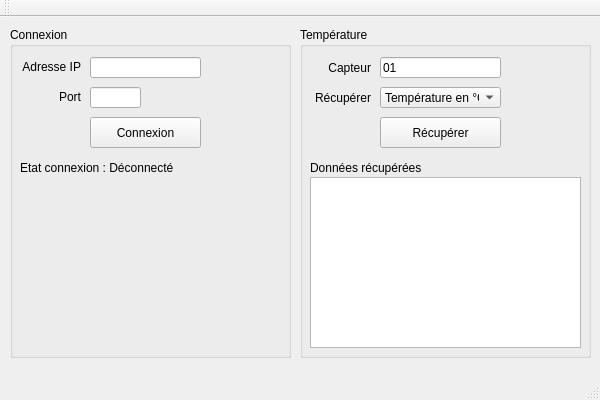
<?xml version="1.0" encoding="UTF-8"?>
<ui version="4.0">
 <class>ClientTCPIPClass</class>
 <widget class="QMainWindow" name="ClientTCPIPClass">
  <property name="geometry">
   <rect>
    <x>0</x>
    <y>0</y>
    <width>600</width>
    <height>400</height>
   </rect>
  </property>
  <property name="windowTitle">
   <string>ClientTCPIP</string>
  </property>
  <widget class="QWidget" name="centralWidget">
   <widget class="QGroupBox" name="tempGroup">
    <property name="geometry">
     <rect>
      <x>300</x>
      <y>10</y>
      <width>291</width>
      <height>331</height>
     </rect>
    </property>
    <property name="title">
     <string>Température</string>
    </property>
    <widget class="QComboBox" name="tempCombo">
     <property name="geometry">
      <rect>
       <x>80</x>
       <y>60</y>
       <width>121</width>
       <height>21</height>
      </rect>
     </property>
     <item>
      <property name="text">
       <string>Température en °C</string>
      </property>
     </item>
     <item>
      <property name="text">
       <string>Température en °F</string>
      </property>
     </item>
     <item>
      <property name="text">
       <string>Hygrométrie</string>
      </property>
     </item>
    </widget>
    <widget class="QLabel" name="tempLabel">
     <property name="geometry">
      <rect>
       <x>10</x>
       <y>60</y>
       <width>61</width>
       <height>21</height>
      </rect>
     </property>
     <property name="text">
      <string>Récupérer</string>
     </property>
     <property name="alignment">
      <set>Qt::AlignRight|Qt::AlignTrailing|Qt::AlignVCenter</set>
     </property>
    </widget>
    <widget class="QLabel" name="sensorLabel">
     <property name="geometry">
      <rect>
       <x>10</x>
       <y>30</y>
       <width>61</width>
       <height>21</height>
      </rect>
     </property>
     <property name="text">
      <string>Capteur</string>
     </property>
     <property name="alignment">
      <set>Qt::AlignRight|Qt::AlignTrailing|Qt::AlignVCenter</set>
     </property>
    </widget>
    <widget class="QPushButton" name="getButton">
     <property name="geometry">
      <rect>
       <x>80</x>
       <y>90</y>
       <width>121</width>
       <height>31</height>
      </rect>
     </property>
     <property name="cursor">
      <cursorShape>PointingHandCursor</cursorShape>
     </property>
     <property name="text">
      <string>Récupérer</string>
     </property>
    </widget>
    <widget class="QPlainTextEdit" name="dataBox">
     <property name="geometry">
      <rect>
       <x>10</x>
       <y>150</y>
       <width>271</width>
       <height>171</height>
      </rect>
     </property>
     <property name="readOnly">
      <bool>true</bool>
     </property>
     <property name="plainText">
      <string>
</string>
     </property>
     <property name="textInteractionFlags">
      <set>Qt::TextSelectableByMouse</set>
     </property>
    </widget>
    <widget class="QLabel" name="dataLabel">
     <property name="geometry">
      <rect>
       <x>10</x>
       <y>130</y>
       <width>261</width>
       <height>21</height>
      </rect>
     </property>
     <property name="text">
      <string>Données récupérées</string>
     </property>
    </widget>
    <widget class="QLineEdit" name="sensorLine">
     <property name="geometry">
      <rect>
       <x>80</x>
       <y>30</y>
       <width>121</width>
       <height>21</height>
      </rect>
     </property>
     <property name="text">
      <string>01</string>
     </property>
    </widget>
   </widget>
   <widget class="QGroupBox" name="connectGroup">
    <property name="geometry">
     <rect>
      <x>10</x>
      <y>10</y>
      <width>281</width>
      <height>331</height>
     </rect>
    </property>
    <property name="title">
     <string>Connexion</string>
    </property>
    <widget class="QLabel" name="portLabel">
     <property name="geometry">
      <rect>
       <x>10</x>
       <y>60</y>
       <width>61</width>
       <height>20</height>
      </rect>
     </property>
     <property name="text">
      <string>Port</string>
     </property>
     <property name="alignment">
      <set>Qt::AlignRight|Qt::AlignTrailing|Qt::AlignVCenter</set>
     </property>
    </widget>
    <widget class="QLabel" name="ipLabel">
     <property name="geometry">
      <rect>
       <x>10</x>
       <y>30</y>
       <width>61</width>
       <height>20</height>
      </rect>
     </property>
     <property name="text">
      <string>Adresse IP</string>
     </property>
     <property name="alignment">
      <set>Qt::AlignRight|Qt::AlignTrailing|Qt::AlignVCenter</set>
     </property>
    </widget>
    <widget class="QPushButton" name="connectButton">
     <property name="geometry">
      <rect>
       <x>80</x>
       <y>90</y>
       <width>111</width>
       <height>31</height>
      </rect>
     </property>
     <property name="cursor">
      <cursorShape>PointingHandCursor</cursorShape>
     </property>
     <property name="text">
      <string>Connexion</string>
     </property>
    </widget>
    <widget class="QLineEdit" name="ipLine">
     <property name="geometry">
      <rect>
       <x>80</x>
       <y>30</y>
       <width>111</width>
       <height>21</height>
      </rect>
     </property>
    </widget>
    <widget class="QLineEdit" name="portLine">
     <property name="geometry">
      <rect>
       <x>80</x>
       <y>60</y>
       <width>51</width>
       <height>21</height>
      </rect>
     </property>
     <property name="alignment">
      <set>Qt::AlignCenter</set>
     </property>
    </widget>
    <widget class="QLabel" name="connectStatus">
     <property name="geometry">
      <rect>
       <x>10</x>
       <y>130</y>
       <width>261</width>
       <height>21</height>
      </rect>
     </property>
     <property name="font">
      <font>
       <weight>50</weight>
       <bold>false</bold>
      </font>
     </property>
     <property name="text">
      <string>Etat connexion : Déconnecté</string>
     </property>
    </widget>
    <widget class="QLabel" name="errorLabel">
     <property name="geometry">
      <rect>
       <x>10</x>
       <y>150</y>
       <width>261</width>
       <height>21</height>
      </rect>
     </property>
     <property name="font">
      <font>
       <weight>50</weight>
       <bold>false</bold>
      </font>
     </property>
     <property name="text">
      <string/>
     </property>
    </widget>
   </widget>
  </widget>
  <widget class="QMenuBar" name="menuBar">
   <property name="geometry">
    <rect>
     <x>0</x>
     <y>0</y>
     <width>600</width>
     <height>20</height>
    </rect>
   </property>
  </widget>
  <widget class="QToolBar" name="mainToolBar">
   <attribute name="toolBarArea">
    <enum>TopToolBarArea</enum>
   </attribute>
   <attribute name="toolBarBreak">
    <bool>false</bool>
   </attribute>
  </widget>
  <widget class="QStatusBar" name="statusBar"/>
 </widget>
 <layoutdefault spacing="6" margin="11"/>
 <resources>
  <include location="ClientTCPIP.qrc"/>
 </resources>
 <connections>
  <connection>
   <sender>connectButton</sender>
   <signal>clicked()</signal>
   <receiver>ClientTCPIPClass</receiver>
   <slot>OnConnectButtonClicked()</slot>
   <hints>
    <hint type="sourcelabel">
     <x>145</x>
     <y>152</y>
    </hint>
    <hint type="destinationlabel">
     <x>299</x>
     <y>199</y>
    </hint>
   </hints>
  </connection>
  <connection>
   <sender>getButton</sender>
   <signal>clicked()</signal>
   <receiver>ClientTCPIPClass</receiver>
   <slot>OnGetTempButtonClicked()</slot>
   <hints>
    <hint type="sourcelabel">
     <x>440</x>
     <y>152</y>
    </hint>
    <hint type="destinationlabel">
     <x>299</x>
     <y>199</y>
    </hint>
   </hints>
  </connection>
 </connections>
 <slots>
  <signal>connected()</signal>
  <signal>disconnected()</signal>
  <signal>readyRead()</signal>
  <slot>OnConnectButtonClicked()</slot>
  <slot>OnSocketConnected()</slot>
  <slot>OnSocketDisconnected()</slot>
  <slot>OnGetTempButtonClicked()</slot>
 </slots>
</ui>
